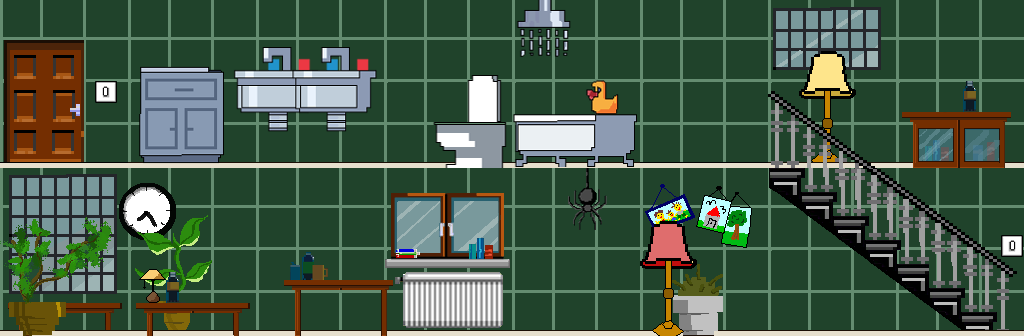

This game map was drawn from its Tiled (.tmx) file and the tilesets committed beside it. A one-line description and the full map source follow:
An orthogonal 8x2 tile map with 128x168 px tiles, 1 tile layer (Tile Layer 1), 3 tilesets.

<map version="1.0" tiledversion="1.1.6" orientation="orthogonal" renderorder="right-down" width="8" height="2" tilewidth="128" tileheight="168" infinite="0" nextobjectid="1">
 <tileset firstgid="1" source="tiles.tsx" />
 <tileset firstgid="43" source="bath.tsx" />
 <tileset firstgid="85" source="kitchen.tsx" />
 <layer name="Tile Layer 1" width="8" height="2">
  <data encoding="csv">
43,60,61,62,51,77,72,47,
65,66,67,68,55,64,73,74
</data>
 </layer>
</map>
